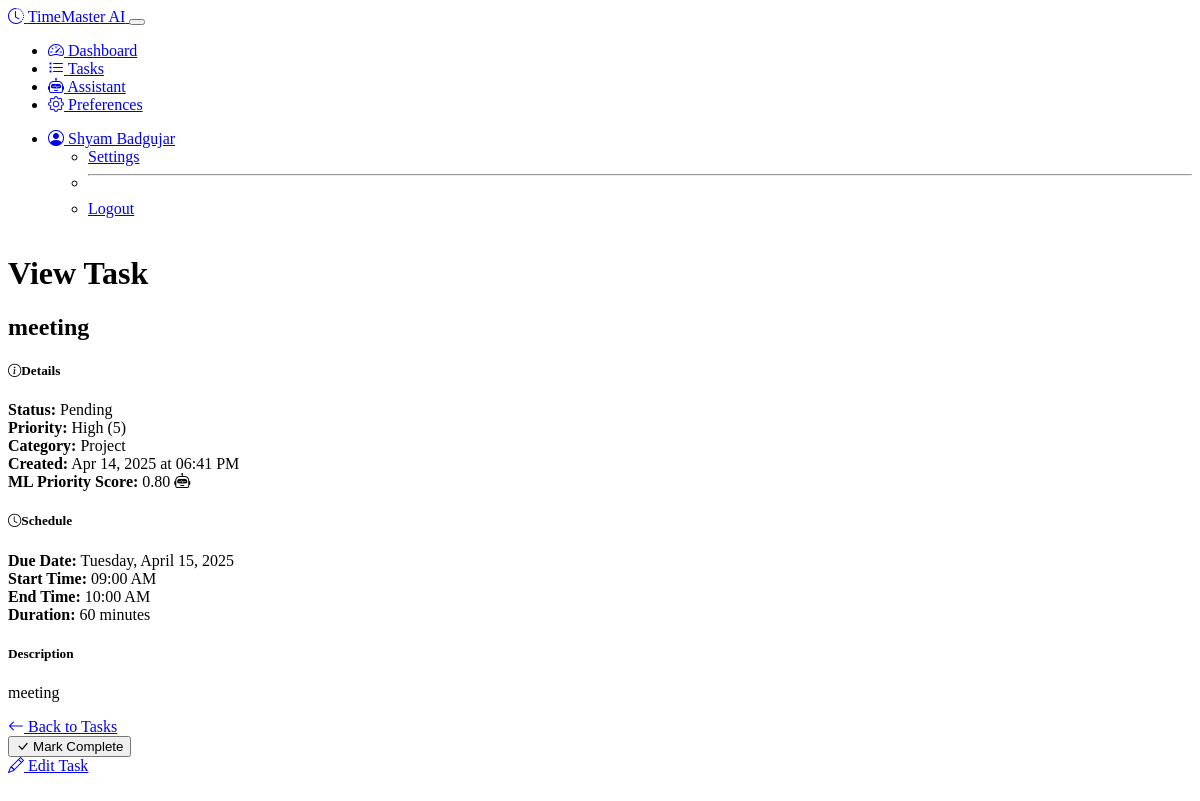
Before: /tasks/8 (signed in) with the older database file.
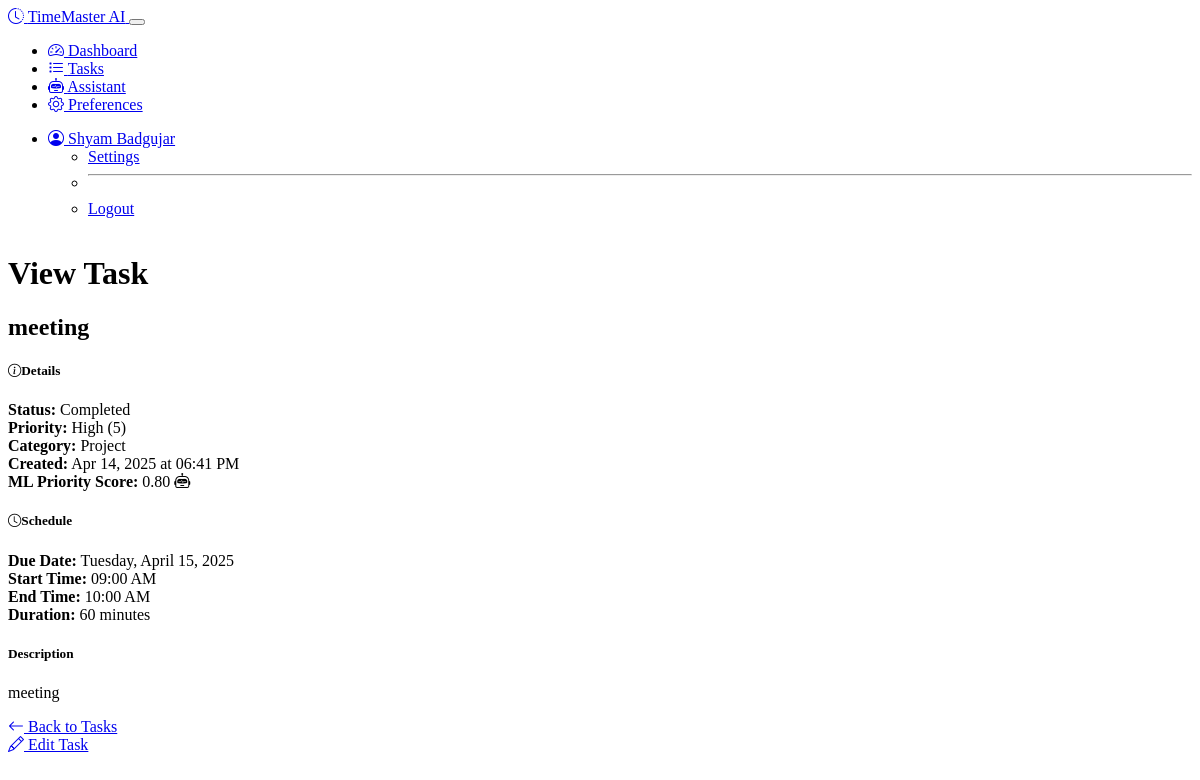
After: the same page with the newer database file.
### models.py (models this page shows, shortened)
class Task(db.Model):
    id = db.Column(db.Integer, primary_key=True)
    title = db.Column(db.String(120), nullable=False)
    description = db.Column(db.Text)
    created_at = db.Column(db.DateTime, default=datetime.utcnow)
    due_date = db.Column(db.DateTime)
    start_time = db.Column(db.DateTime)
    end_time = db.Column(db.DateTime)
    priority = db.Column(db.Integer, default=0)  # 0-5, 5 being highest
    status = db.Column(db.String(20), default='pending')  # pending, completed, cancelled
    category = db.Column(db.String(50))
    ml_priority_score = db.Column(db.Float, default=0.0)  # ML-calculated priority
    calendar_event_id = db.Column(db.String(100))  # For Google Calendar sync
    user_id = db.Column(db.Integer, db.ForeignKey('user.id'), nullable=False)

### routes.py (the view)
@app.route('/tasks/<int:task_id>')
@login_required
def view_task(task_id):
    task = Task.query.get_or_404(task_id)
    if task.user_id != current_user.id:
        abort(403)
    return render_template('view_task.html', task=task)

### models.py (called while the page is built)
@login_manager.user_loader
def load_user(user_id):
    return User.query.get(int(user_id))

    def get_notification_preferences(self):
        try:
            return json.loads(self.notification_preferences)
        except:
            return ['email', 'web']

### notification_service.py (called while the page is built)
    def check_reminders(self):
        now = datetime.now()
        due_reminders = Reminder.query.filter(
            Reminder.remind_at <= now,
            Reminder.sent == False
        ).all()
        sent_count = 0
        for reminder in due_reminders:
            success = self.send_reminder(reminder)
            if success:
                reminder.sent = True
                sent_count += 1
        db.session.commit()
        return sent_count

### routes.py (called while the page is built)
@app.before_request
def check_reminders():
    if not request.endpoint:
        return
    if request.endpoint in ['static', 'login', 'register']:
        return
    last_check = session.get('last_reminder_check', 0)
    now = datetime.now().timestamp()
    if now - last_check > 300:  # 5 minutes in seconds
        notification_service.check_reminders()
        session['last_reminder_check'] = now

### templates/view_task.html (shortened to what the changed rows need)
{% extends "layout.html" %}
{% block content %}
<div class="container">
    <div class="row">
        <div class="col-lg-8 mx-auto">
            <div class="card bg-dark">
                <div class="card-header">
                    <h1 class="h3 mb-0">View Task</h1>
                </div>
                <div class="card-body">
                    <div class="d-flex justify-content-between align-items-center mb-4">
                        <h2 class="mb-0">{{ task.title }}</h2>
                    </div>
                    <div class="task-details mb-4">
                        <div class="row g-3">
                            <div class="col-md-6">
                                <div class="card bg-dark border-secondary h-100">
                                    <div class="card-body">
                                        <div class="mb-2">
                                            <strong>Status:</strong>
                                            <span class="badge bg-{{ task.status == 'completed' and 'success' or task.status == 'cancelled' and 'danger' or 'warning' }}">
                                                {{ task.status|capitalize }}
                                            </span>
                                        </div>
                                        <div class="mb-2">
                                            <strong>Priority:</strong>
                                            <span class="badge priority-badge-{{ task.priority }}">
                                                {% if task.priority >= 4 %}High ({{ task.priority }})
                                                {% elif task.priority >= 2 %}Medium ({{ task.priority }})
                                                {% else %}Low ({{ task.priority }})
                                                {% endif %}
                                            </span>
                                        </div>
                                        <div class="mb-2">
                                            <strong>Category:</strong>
                                            {% if task.category %}
                                            <span class="badge bg-secondary">{{ task.category }}</span>
                                            {% else %}
                                            <span class="text-muted">None</span>
                                            {% endif %}
                                        </div>
                                        <div class="mb-2">
                                            <strong>Created:</strong>
                                            <span>{{ task.created_at.strftime('%b %d, %Y at %I:%M %p') }}</span>
                                        </div>
                                        <div>
                                            <strong>ML Priority Score:</strong>
                                            <span>{{ "%.2f"|format(task.ml_priority_score) }}</span>
                                            <i class="bi bi-robot ms-1" data-bs-toggle="tooltip" title="AI-calculated priority based on time constraints, explicit priority, and other factors"></i>
                                        </div>
                                    </div>
                                </div>
                            </div>
                            <div class="col-md-6">
                                <div class="card bg-dark border-secondary h-100">
                                    <div class="card-body">
                                        <div class="mb-2">
                                            <strong>Due Date:</strong>
                                            {% if task.due_date %}
                                            <span>{{ task.due_date.strftime('%A, %B %d, %Y') }}</span>
                                            {% else %}
                                            <span class="text-muted">No due date</span>
                                            {% endif %}
                                        </div>
                                        <div class="mb-2">
                                            <strong>Start Time:</strong>
                                            {% if task.start_time %}
                                            <span>{{ task.start_time.strftime('%I:%M %p') }}</span>
                                            {% else %}
                                            <span class="text-muted">Not specified</span>
                                            {% endif %}
                                        </div>
                                        <div>
                                            <strong>End Time:</strong>
                                            {% if task.end_time %}
                                            <span>{{ task.end_time.strftime('%I:%M %p') }}</span>
                                            {% else %}
                                            <span class="text-muted">Not specified</span>
                                            {% endif %}
                                        </div>
                                    </div>
                                </div>
                            </div>
                        </div>
                    </div>
                    {% if task.description %}
                    <div class="description-section mb-4">
                        <h5>Description</h5>
                        <div class="card bg-dark border-secondary">
                            <div class="card-body">
                                <p class="mb-0 whitespace-pre-line">{{ task.description }}</p>
                            </div>
                        </div>
                    </div>
                    {% endif %}
                    <div class="d-flex justify-content-between mt-4">
                        <div class="d-flex">
                            {% if task.status != 'completed' %}
                            <form action="{{ url_for('mark_task_complete', task_id=task.id) }}" method="post" class="me-2">
                                <button type="submit" class="btn btn-success btn-complete-task">
                                    <i class="bi bi-check-lg"></i> Mark Complete
                                </button>
                            </form>
                            {% endif %}
                        </div>
                    </div>
                </div>
            </div>
        </div>
    </div>
</div>
{% endblock %}

Changed rows visible on the page:
changed Task "meeting": status "Pending" → "Completed"
Other visible differences:
text no longer shown: "Mark Complete"
